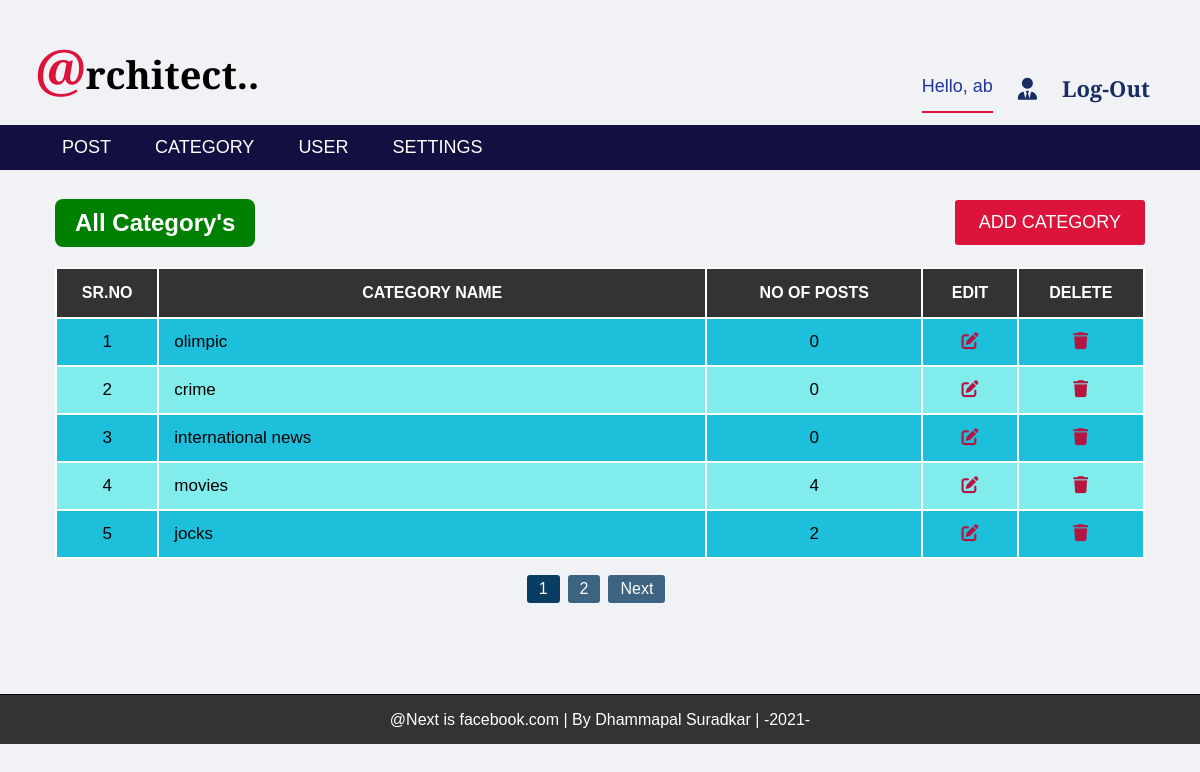
Screenshot of /admin/category.php (signed in) with the database file from the repository.
### tables this page shows
CREATE TABLE `settings` (
  `setting_id` int(11) NOT NULL,
  `website_name` varchar(255) NOT NULL,
  `website_logo` varchar(255) NOT NULL,
  `FooterDesc` varchar(300) NOT NULL
);

CREATE TABLE `category` (
  `category_id` int(11) NOT NULL,
  `category_name` varchar(255) NOT NULL,
  `post` varchar(50) DEFAULT '0'
);

### admin/category.php (the view, shortened to what this page needs)
<?php
  include 'header_nav.php';
?>
<div class="post">
  <div class="p_sec1">
    <h2>All Category's</h2>
    <a href="add_category.php">ADD CATEGORY</a>
  </div>
  <?php
     include 'connection.php';
     if(isset($_GET['page'])){
       $page = $_GET['page'];
     }else{
       $page = 1;
     }
     $limit = 5;
     $offset = ($page-1)*$limit;
     $sql = "SELECT * FROM category ORDER BY category_id DESC LIMIT $offset, $limit";
     $squery = mysqli_query($conn, $sql) or die("Error in Query : select");
     if(mysqli_num_rows($squery) > 0){
  ?>
  <table>
    <thead>
      <tr>
        <th>SR.NO</th>
        <th class="tt t2">CATEGORY NAME</th>
        <th>NO OF POSTS</th>
        <th>EDIT</th>
        <th>DELETE</th>
      </tr>
    </thead>
    <tbody>
      <?php
         $series = $offset + 1;
         while($row = mysqli_fetch_assoc($squery)){
      ?>
      <tr>
        <td><?php echo $series; ?></td>
        <td class="td"><?php echo $row['category_name']; ?></td>
        <td><?php echo $row['post']; ?></td>
        <td><a href="edit_category.php?id=<?php echo $row['category_id']; ?>"><i class="fas fa-edit"></i></i></a></td>
        <td><a href="delete_category.php?id=<?php echo $row['category_id']; ?>"><i class="fas fa-trash"></i></a></td>
      </tr>
      <?php
         $series++;
         }
      ?>
    </tbody>
  </table>
  <?php }else{
            echo "Record Not Found!.";
         }
  ?>
  <div id="pagination">
    <ul>
      <?php
         $sql1 = "SELECT * FROM category";
         $squery1 = mysqli_query($conn, $sql1) or die("Error in Query : select");
         $total_record = mysqli_num_rows($squery1);
         $total_page = ceil($total_record/$limit);
         for($i = 1; $i <= $total_page; $i++){
           if($page == $i){
             $active = "active";
           }else{
             $active = "a";
           }
           echo '<li><a class='.$active.' href="category.php?page='.$i.'">'.$i.'</a></li>';
         }
         if($page < $total_page){
           echo '<li><a href="category.php?page='.($page + 1).'">Next</a></li>';
         }
      ?>
    </ul>
  </div>
</div>
<div class="container footer footer_post">
  <?php
     $sql1 = "SELECT FooterDesc FROM settings";
     $squery1 = mysqli_query($conn, $sql1) or die("Error in Query : select");
     $row1 = mysqli_fetch_assoc($squery1);
  ?>
  <p><?php echo $row1['FooterDesc']; ?></p>
</div>

### admin/header_nav.php (shortened to what this page needs)
<!DOCTYPE html>
<html lang="en" dir="ltr">
  <head>
    <link rel="stylesheet" href="../css/style1.css">
    <link rel="stylesheet" href="css/style2.css">
  </head>
  <body>
    <div class="container">
      <div class="head">
        <?php
           include 'connection.php';
           $sql = "SELECT website_name FROM settings";
           $squery = mysqli_query($conn, $sql) or die("Error in Query : select");
           $row = mysqli_fetch_assoc($squery);
        ?>
        <a href="http://localhost:8012/My_Large_Project/cms_news_project/"><span class="t_head"><?php echo substr($row['website_name'],0,1); ?></span><?php echo substr($row['website_name'],1,30); ?></a>
        <div class="log">
          <span class="username">Hello, <?php echo $_SESSION['username']; ?></span>
          <a href="user_page.php"><i class="fas fa-user-tie"></i></a>
          <a href="log-out.php">Log-Out</a>
        </div>
      </div>
      <div class="navbar">
        <ul id="list">
          <div class="link-1">
          <li id="first"><a class="list-item" href="post.php">POST</a></li>
          <?php
             if($_SESSION['role'] == 1){
          ?>
          <div id="hidelinks">
            <li><a class="list-item" href="category.php">CATEGORY</a></li>
            <li><a class="list-item" href="users.php">USER</a></li>
            <li><a class="list-item" href="settings.php">SETTINGS</a></li>
          </div>
          </div>
          <?php } ?>
        </ul>
      </div>
    </div>
  </body>
</html>

### css/style1.css (style rules this page uses)
* { box-sizing: border-box; }
body { margin: 0; font-family: arial; background-color: #f1f2f6; }
.container { width: 100%; }
.container .head { display: flex; justify-content: space-between; background-color: #f1f2f6; width: 100%; padding: 10px; text-align: center; }
.container .head a { display: block; color: black; margin: 20px 0 10px 25px; text-decoration: none; font-size: 38px; font-weight: 600; font-family: 'Cormorant Unicase', serif; }
.container .head a span { font-size: 55px; color: crimson; }
.container .head .log { display: flex; align-self: center; margin-top: 40px; margin-right: 40px; }
.container .head .log a { font-size: 22px; color: #182C61; transition: 0.3s; }
.container .navbar { display: flow-root; }
.container .navbar ul { margin: 0; list-style-type: none; background-color: #130f40; }
.container .navbar ul li a { display: block; color: white; font-size: 18px; padding: 12px 22px; text-decoration: none; transition: 0.2s; }
#pagination { width: 100%; }
#pagination ul { display: flex; justify-content: center; width: 100%; list-style: none; padding: 0; }
#pagination ul li a { display: block; color: white; background-color: #3c6382; padding: 5px 12px; border-radius: 3px; text-decoration: none; margin-right: 8px; transition: 0.3s; }
#pagination ul li a.active { background-color: #0a3d62; }
.active { background-color: #30336b; }
.footer { background-color: #f1f2f6; border-top: 1px solid black; }
.footer p { padding: 0 0 15px; color: black; text-align: center; margin-bottom: 0; }
.footer { background-color: #333; }
.footer p { color: white; }

### admin/css/style2.css (style rules this page uses)
* { box-sizing: border-box; }
body { margin: 0; font-family: arial; }
.container .head .log .username { color: #1e3799; margin-top: 23px; font-size: 18px; border-bottom: 2px solid crimson; }
.container .navbar ul { display: flow-root; margin: 0; list-style-type: none; background-color: #130f40; }
.container .navbar ul .link-1 { float: left; width: 90%; }
.container .navbar ul li { float: left; }
.post { width: 95%; margin: 0 auto 50px; padding: 0 25px 25px; overflow-x: auto; }
.post .p_sec1 { display: flex; justify-content: space-between; }
.post .p_sec1 h2 { color: white; margin-top: auto; background-color: green; border-radius: 8px; padding: 10px 20px; }
.post .p_sec1 a { display: block; color: white; text-decoration: none; font-size: 18px; padding: 12px 24px; margin: 30px 0 22px 0; background-color: crimson; border-radius: 3px; transition: 0.3s; }
.post table { width: 100%; border-collapse: collapse; background-color: #1dbfdb; }
.post th,td { border: 2px solid white; text-align: center; }
.post table th { background-color: #333; color: white; padding: 15px 0; }
.post table td { padding: 13px 15px; font-size: 17px; }
.post table td a { display: block; color: #b71540; }
.post table tr td.td { text-align: left; }
.post table tr:nth-child(even) { background-color: #81ecec; }
.post table tr th.tt { padding: 12px 130px; }
.post table tr th.t2 { padding: 12px 70px; }
.active { background-color: #30336b; }
.footer_post { background-color: #333; }
.footer_post p { color: white; }

### rows the page displays
settings: website_name "@", website_name "rchitect..", FooterDesc "@Next is facebook.com | By Dhammapal Suradkar | -2021-"
category: category_name "olimpic", post "0"
category: category_name "crime", post "0"
category: category_name "international news", post "0"
category: category_name "movies", post "4"
category: category_name "jocks", post "2"

### other values shown
$_SESSION['username'] "ab"
